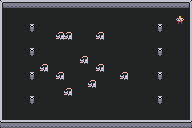

The image is a tile-based game level rendered from a .tmx file. Its description and complete source (layers, tilesets, objects, tile grids) follow:
An orthogonal 24x16 tile map with 8x8 px tiles, 2 tile layers (tiles, entities) and 12 objects.

<map version="1.4" tiledversion="1.4.3" orientation="orthogonal" renderorder="right-down" width="24" height="16" tilewidth="8" tileheight="8" infinite="0" nextlayerid="5" nextobjectid="18">
 <editorsettings>
  <export target="../arena.lua" format="lua" />
 </editorsettings>
 <properties>
  <property name="bgm" value="testbgm" />
  <property name="minimap" value="town" />
  <property name="name" value="Arena" />
 </properties>
 <tileset firstgid="1" source="rpgtiles.tsx" />
 <layer id="1" name="tiles" width="24" height="16">
  <data encoding="csv">
1,2,2,2,2,2,2,2,2,2,2,2,2,2,2,2,2,2,2,2,2,2,2,4,
15,16,16,16,16,16,16,16,16,16,16,16,16,16,16,16,16,16,16,16,16,16,16,18,
15,16,16,16,16,16,16,16,16,16,16,16,16,16,16,16,16,16,16,16,16,16,16,18,
15,16,16,43,44,16,16,16,16,16,16,16,16,16,16,16,16,16,16,43,44,16,16,18,
15,16,16,16,16,16,16,16,16,16,16,16,16,16,16,16,16,16,16,16,16,16,16,18,
15,16,16,16,16,16,16,16,16,16,16,16,16,16,16,16,16,16,16,16,16,16,16,18,
15,16,16,43,44,16,16,16,16,16,16,16,16,16,16,16,16,16,16,43,44,16,16,18,
15,16,16,16,16,16,16,16,16,16,16,16,16,16,16,16,16,16,16,16,16,16,16,18,
15,16,16,16,16,16,16,16,16,16,16,16,16,16,16,16,16,16,16,16,16,16,16,18,
15,16,16,43,44,16,16,16,16,16,16,16,16,16,16,16,16,16,16,43,44,16,16,18,
15,16,16,16,16,16,16,16,16,16,16,16,16,16,16,16,16,16,16,16,16,16,16,18,
15,16,16,16,16,16,16,16,16,16,16,16,16,16,16,16,16,16,16,16,16,16,16,18,
15,16,16,43,44,16,16,16,16,16,16,16,16,16,16,16,16,16,16,43,44,16,16,18,
15,16,16,16,16,16,16,16,16,16,16,16,16,16,16,16,16,16,16,16,16,16,16,18,
15,16,16,16,16,16,16,16,16,16,16,16,16,16,16,16,16,16,16,16,16,16,16,18,
29,2,2,2,2,2,2,2,2,2,2,2,2,2,2,2,2,2,2,2,2,2,2,32
</data>
 </layer>
 <layer id="2" name="entities" width="24" height="16">
  <data encoding="csv">
0,0,0,0,0,0,0,0,0,0,0,0,0,0,0,0,0,0,0,0,0,0,0,0,
0,0,0,0,0,0,0,0,0,0,0,0,0,0,0,0,0,0,0,0,0,0,0,0,
0,0,0,0,0,0,0,0,0,0,0,0,0,0,0,0,0,0,0,0,0,0,6,0,
0,0,0,0,0,0,0,0,0,0,0,0,0,0,0,0,0,0,0,0,0,0,0,0,
0,0,0,0,0,0,0,21,21,0,0,0,21,0,0,0,0,0,0,0,0,0,0,0,
0,0,0,0,0,0,0,0,0,0,0,0,0,0,0,0,0,0,0,0,0,0,0,0,
0,0,0,0,0,0,0,0,0,0,0,0,0,0,0,0,0,0,0,0,0,0,0,0,
0,0,0,0,0,0,0,0,0,0,21,0,0,0,0,0,0,0,0,0,0,0,0,0,
0,0,0,0,0,21,0,0,0,0,0,0,21,0,0,0,0,0,0,0,0,0,0,0,
0,0,0,0,0,0,0,21,0,0,0,0,0,0,0,21,0,0,0,0,0,0,0,0,
0,0,0,0,0,0,0,0,0,0,0,21,0,0,0,0,0,0,0,0,0,0,0,0,
0,0,0,0,0,0,0,0,21,0,0,0,0,0,0,0,0,0,0,0,0,0,0,0,
0,0,0,0,0,0,0,0,0,0,0,0,0,0,0,0,0,0,0,0,0,0,0,0,
0,0,0,0,0,0,0,0,0,0,0,0,0,0,0,0,0,0,0,0,0,0,0,0,
0,0,0,0,0,0,0,0,0,0,0,0,0,0,0,0,0,0,0,0,0,0,0,0,
0,0,0,0,0,0,0,0,0,0,0,0,0,0,0,0,0,0,0,0,0,0,0,0
</data>
 </layer>
 <objectgroup id="3" name="collisions">
  <object id="5" x="0" y="0" width="192" height="8" />
  <object id="6" x="0" y="120" width="192" height="8" />
  <object id="7" x="0" y="8" width="2" height="112" />
  <object id="8" x="190" y="8" width="2" height="112" />
  <object id="9" x="30" y="24" width="4" height="8" />
  <object id="11" x="30" y="48" width="4" height="8" />
  <object id="12" x="30" y="72" width="4" height="8" />
  <object id="13" x="30" y="96" width="4" height="8" />
  <object id="14" x="158" y="96" width="4" height="8" />
  <object id="15" x="158" y="72" width="4" height="8" />
  <object id="16" x="158" y="48" width="4" height="8" />
  <object id="17" x="158" y="24" width="4" height="8" />
 </objectgroup>
 <objectgroup id="4" name="triggers" />
</map>
